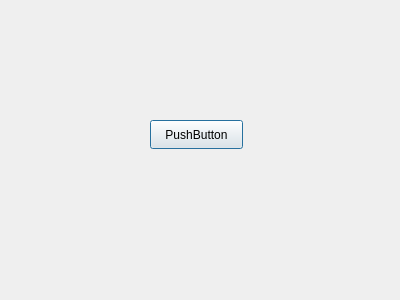
<?xml version="1.0" encoding="UTF-8"?>
<ui version="4.0">
 <class>Game</class>
 <widget class="QDialog" name="Game">
  <property name="geometry">
   <rect>
    <x>0</x>
    <y>0</y>
    <width>400</width>
    <height>300</height>
   </rect>
  </property>
  <property name="windowTitle">
   <string>Dialog</string>
  </property>
  <widget class="QPushButton" name="pushButton">
   <property name="geometry">
    <rect>
     <x>150</x>
     <y>120</y>
     <width>93</width>
     <height>29</height>
    </rect>
   </property>
   <property name="text">
    <string>PushButton</string>
   </property>
  </widget>
 </widget>
 <resources/>
 <connections/>
</ui>
